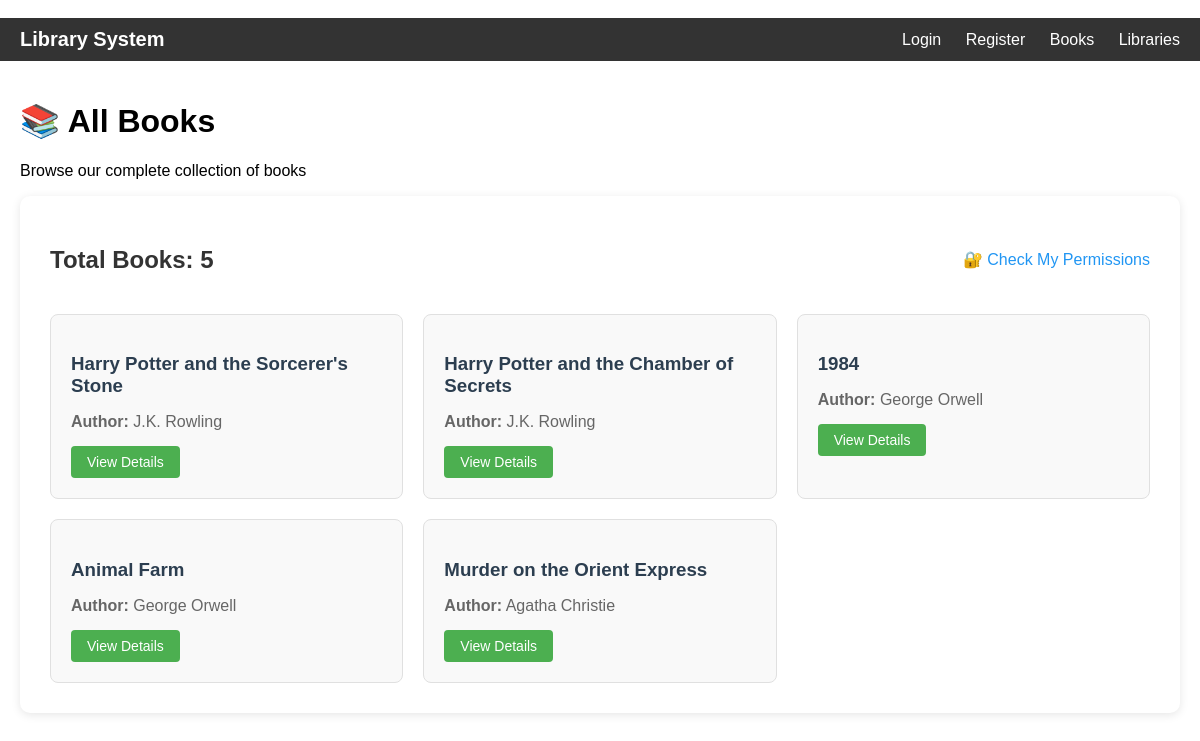
The page /books/ on the database its author committed.
### relationship_app/models.py (models this page shows, shortened)
class Book(models.Model):
    title = models.CharField(max_length=200)
    author = models.ForeignKey(Author, on_delete=models.CASCADE, related_name='books')

class Author(models.Model):
    name = models.CharField(max_length=100)

### relationship_app/views.py (the view)
# urls.py: path('books/', views.list_books, name='list_books'),
def list_books(request):
    books = Book.objects.select_related('author').all()
    context = {
        'books': books,
        'user': request.user
    }
    return render(request, 'relationship_app/list_books.html', context)

### relationship_app/templates/relationship_app/list_books.html (shortened to what this page needs)
﻿{% extends "relationship_app/base.html" %}
{% block content %}
<div class="page-header">
    <h1>📚 All Books</h1>
    <p>Browse our complete collection of books</p>
</div>
<div style="background: white; padding: 30px; border-radius: 10px; box-shadow: 0 2px 10px rgba(0,0,0,0.1);">
    {% if books %}
        <div style="margin-bottom: 20px; display: flex; justify-content: space-between; align-items: center;">
            <h2 style="color: #333;">Total Books: {{ books|length }}</h2>
            <a href="{% url 'relationship_app:check_permissions' %}"
               style="color: #2196F3; text-decoration: none;">
                🔐 Check My Permissions
            </a>
        </div>
        <div style="display: grid; grid-template-columns: repeat(auto-fill, minmax(300px, 1fr)); gap: 20px;">
            {% for book in books %}
            <div style="border: 1px solid #e0e0e0; padding: 20px; border-radius: 8px; background: #f9f9f9;">
                <h3 style="color: #2c3e50; margin-bottom: 10px;">{{ book.title }}</h3>
                <p style="color: #666; margin-bottom: 15px;">
                    <strong>Author:</strong> {{ book.author.name }}
                </p>
                <div style="display: flex; gap: 10px;">
                    <a href="{% url 'relationship_app:book_detail' book.id %}"
                       style="background: #4CAF50; color: white; padding: 8px 16px; text-decoration: none; border-radius: 4px; font-size: 14px;">
                        View Details
                    </a>
                </div>
            </div>
            {% endfor %}
        </div>
    {% endif %}
</div>
{% endblock %}

### relationship_app/templates/relationship_app/base.html (shortened to what this page needs)
<!DOCTYPE html>
<html lang="en">
<head>
</head>
<body>
    <nav class="navbar">
        <a href="{% url 'relationship_app:home' %}" class="navbar-brand">Library System</a>
        <div class="navbar-links">
            {% if user.is_authenticated %}
                <span class="user-info">Welcome, {{ user.username }}!</span>
                <a href="{% url 'relationship_app:profile' %}">Profile</a>
                <a href="{% url 'relationship_app:logout' %}">Logout</a>
            {% else %}
                <a href="{% url 'relationship_app:login' %}">Login</a>
                <a href="{% url 'relationship_app:register' %}">Register</a>
            {% endif %}
            <a href="{% url 'relationship_app:list_books' %}">Books</a>
            <a href="{% url 'relationship_app:library_list' %}">Libraries</a>
        </div>
    </nav>
    <div class="content">
        {% block content %}
        {% endblock %}
    </div>
</body>
</html>

### relationship_app/templates/relationship_app/base.html (style rules this page uses)
body { font-family: Arial, sans-serif; margin: 0; padding: 0; }
.navbar { background-color: #333; padding: 10px 20px; display: flex; justify-content: space-between; align-items: center; }
.navbar-brand { color: white; font-size: 20px; font-weight: bold; text-decoration: none; }
.navbar-links a { color: white; text-decoration: none; margin-left: 20px; }
.content { padding: 20px; }

### rows shown on the page
Book: title "Harry Potter and the Sorcerer's Stone", author.name "J.K. Rowling"
Book: title "Harry Potter and the Chamber of Secrets", author.name "J.K. Rowling"
Book: title "1984", author.name "George Orwell"
Book: title "Animal Farm", author.name "George Orwell"
Book: title "Murder on the Orient Express", author.name "Agatha Christie"

### other values the page prints
{{ books|length }} "5"
